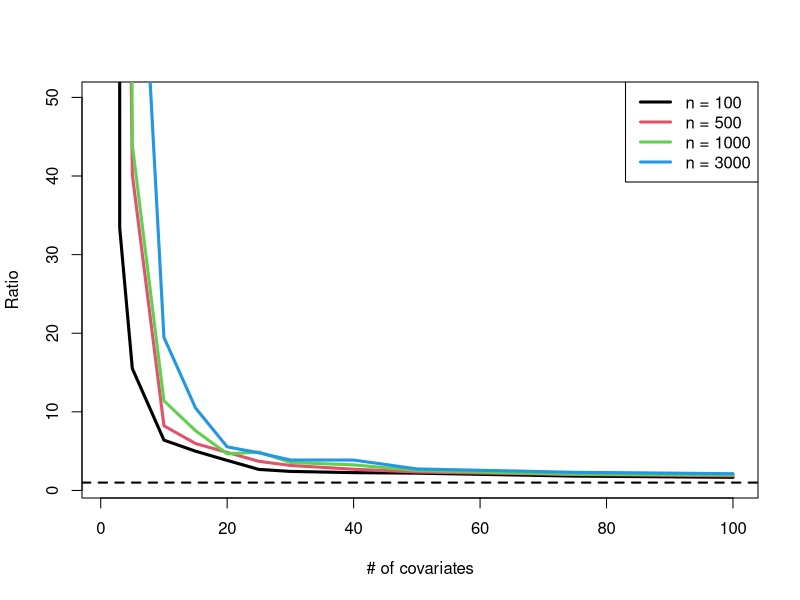
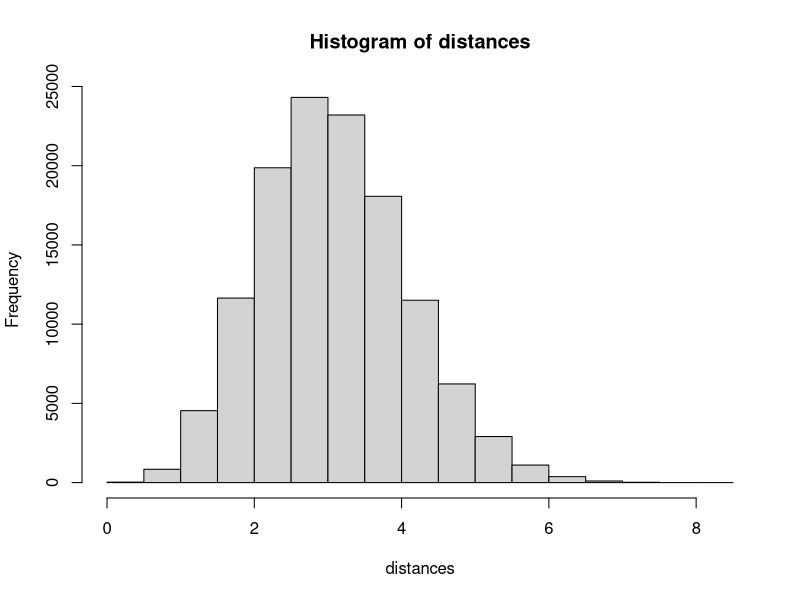
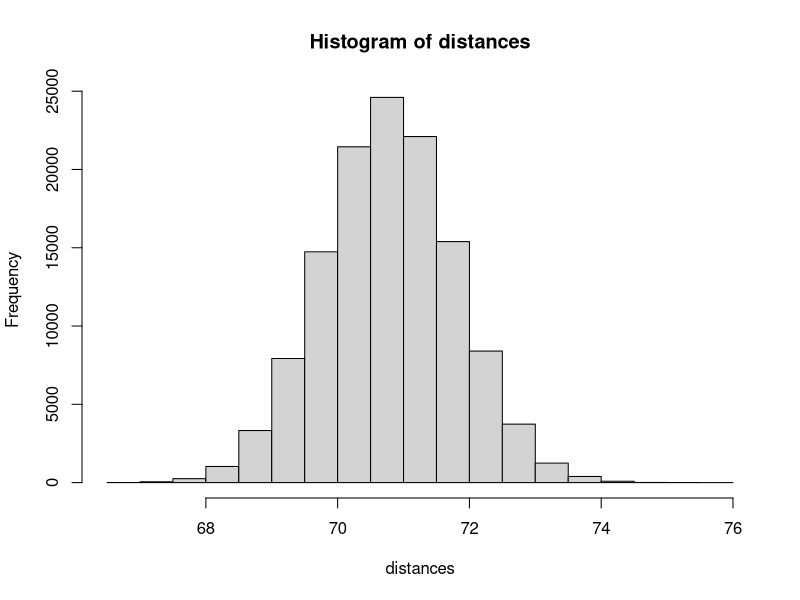

Write R code to recreate these figures, in order.
## Lab Week 2: The Curse of Dimensionality

# load libraries ----------------------------------------------------------

library(mvtnorm)
library(e1071)
library(class)



# find ratio of max dist to min dist --------------------------------------

## sample size and covariate dimension ranges
nVec = c(100,500,1000,3000)
pVec = c(1,3,5,10,15,20,25,30,40,50,75,100)

## store results
ratio = matrix(NA, length(pVec), length(nVec))

for (ni in 1 : length(nVec)) {
  for (pi in 1 : length(pVec)) {
    n = nVec[ni]
    p = pVec[pi]
    
    ## generate covariate matrix
    x = matrix(rnorm(n*p), n, p)
    
    ## get distances between all pairs of points
    distMat = as.matrix(dist(x))
    
    ## extract just upper triangle entries to avoid repeats
    distances = as.vector(distMat[which(upper.tri(distMat) == TRUE)])
    
    minDist = min(distances)
    maxDist = max(distances)
    
    ## store ratio of max to min
    ratio[pi,ni] = maxDist / minDist 
  }
}


# plot the results --------------------------------------------------------

## plot the effect of p on this ratio for different sample sizes
plot(pVec, ratio[,1], type="l", ylim=c(1,50), lwd=3,
     xlab = "# of covariates", ylab="Ratio")
lines(pVec, ratio[,2], lwd=3, col=2)
lines(pVec, ratio[,3], lwd=3, col=3)
lines(pVec, ratio[,4], lwd=3, col=4)
abline(h = 1, lty=2, lwd=2)
legend("topright", paste("n =", nVec), col=1:4, lwd=3, lty=1)

## can also look at the histogram of differences
n = 500
p = 5
x = matrix(rnorm(n*p), n, p)

## get distances between all pairs of points
distMat = as.matrix(dist(x))

## extract just upper triangle entries to avoid repeats
distances = as.vector(distMat[which(upper.tri(distMat) == TRUE)])

hist(distances)

## more predictors now
n = 500
p = 2500
x = matrix(rnorm(n*p), n, p)

## get distances between all pairs of points
distMat = as.matrix(dist(x))

## extract just upper triangle entries to avoid repeats
distances = as.vector(distMat[which(upper.tri(distMat) == TRUE)])

hist(distances)



# dimension reduction using variable selection -----------------------------------------------------

## now see what happens if we do dimension reduction
set.seed(2)
n = 1000
p = 200

x = matrix(rnorm(n*p), n, p)

## true regression function
f = function(x) {
  return(-1.5 + exp(x[,1]) + 2*x[,2] - log(x[,3]^2))
}

## generate outcome
y = rbinom(n, 1, p = pnorm(f(x)))

## generate testing data
xtest = matrix(rnorm(500*p), 500, p)
ytest = rbinom(n, 1, p = pnorm(f(xtest)))

## find the 5 covariates with largest correlation with y
keep = order(abs(cor(y, x)), decreasing=TRUE)[1:5]

x2 = x[,keep]
xtest2 = xtest[,keep]

## run knn on full set
knnMod = knn(train=x, test=xtest, k=10, cl=y)
knnPred = as.numeric(knnMod) - 1

## compare predictions with truth
mean(knnPred != ytest)

## now run only on the chosen covariates
knnMod5 = knn(train=x2, test=xtest2, k=10, cl=y)
knnPred5 = as.numeric(knnMod5) - 1

## compare predictions with truth
mean(knnPred5 != ytest)


## now run on the true set of covariates
x3  = x[,1:3]
xtest3 = xtest[,1:3]

knnModTrue = knn(train=x3, test=xtest3, k=10, cl=y)
knnPredTrue = as.numeric(knnModTrue) - 1

## compare predictions with truth
mean(knnPredTrue != ytest)

